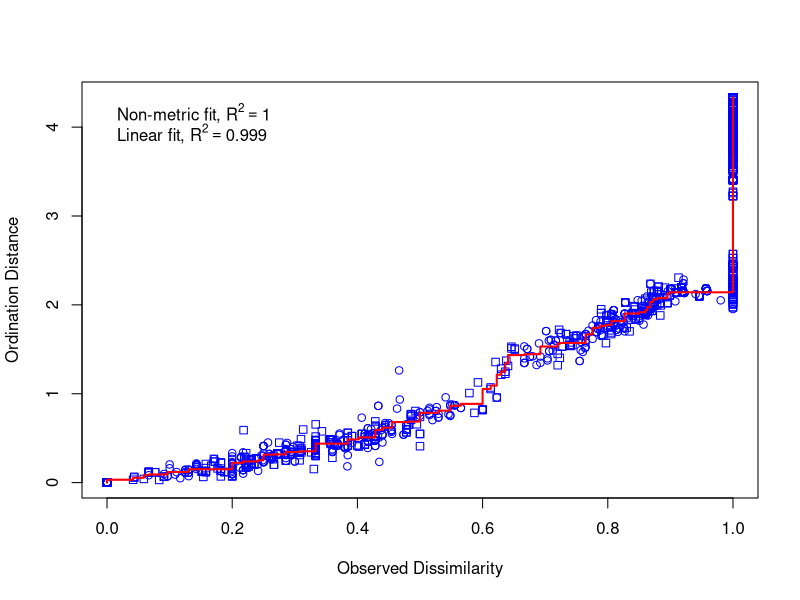
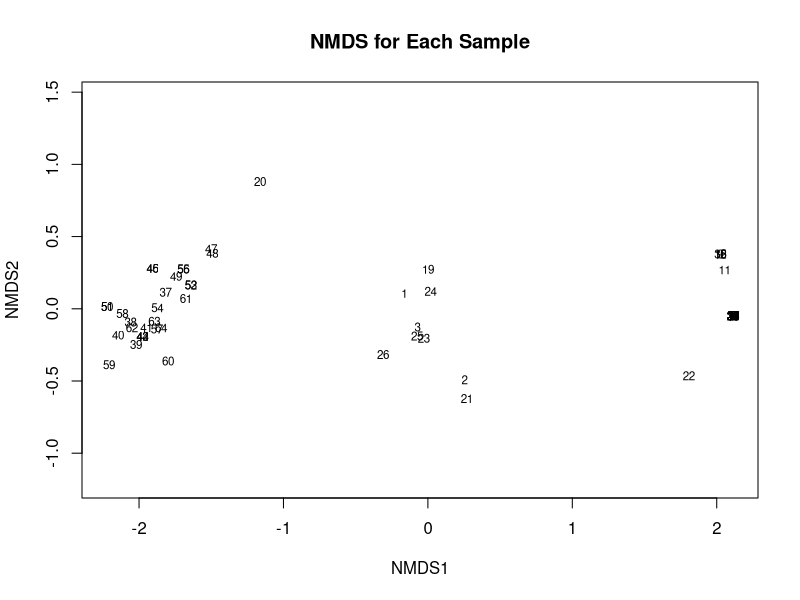
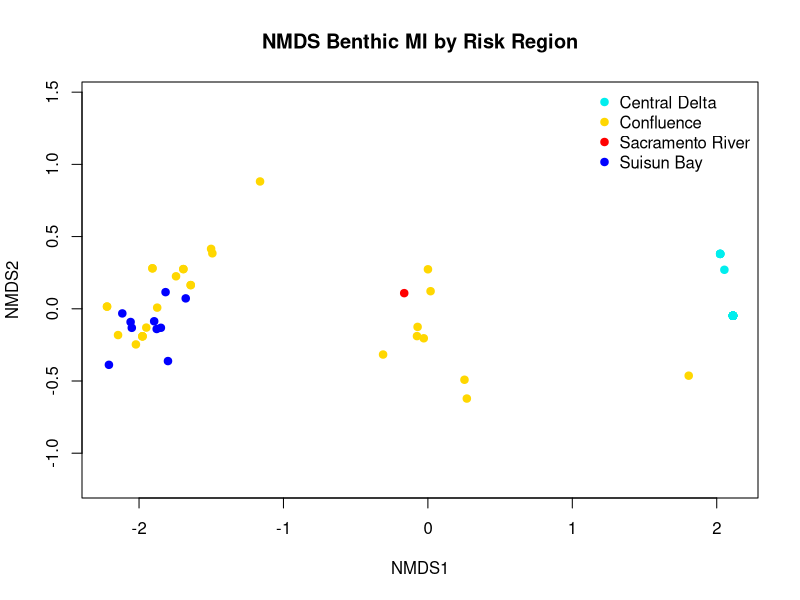
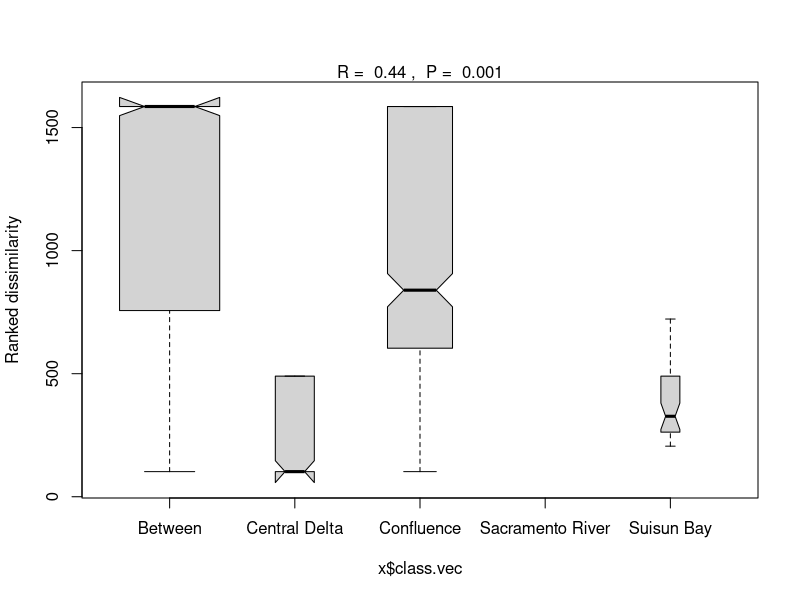
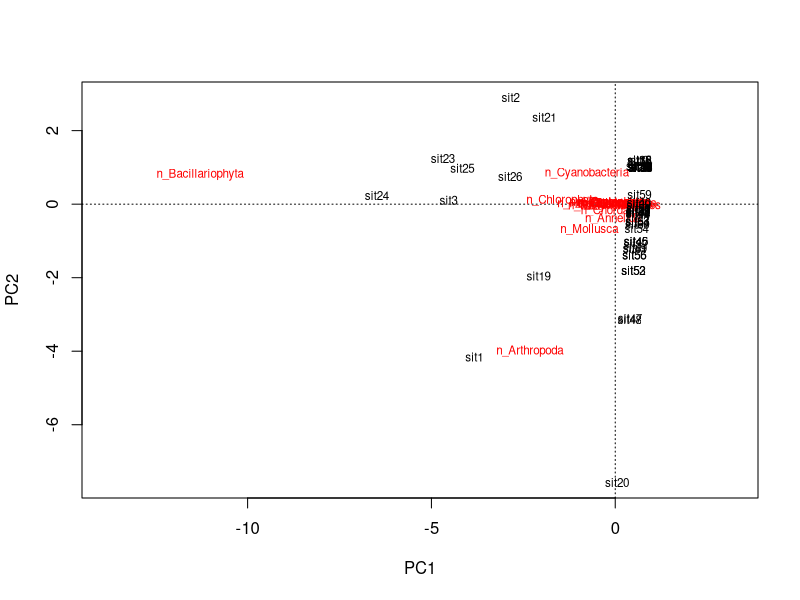
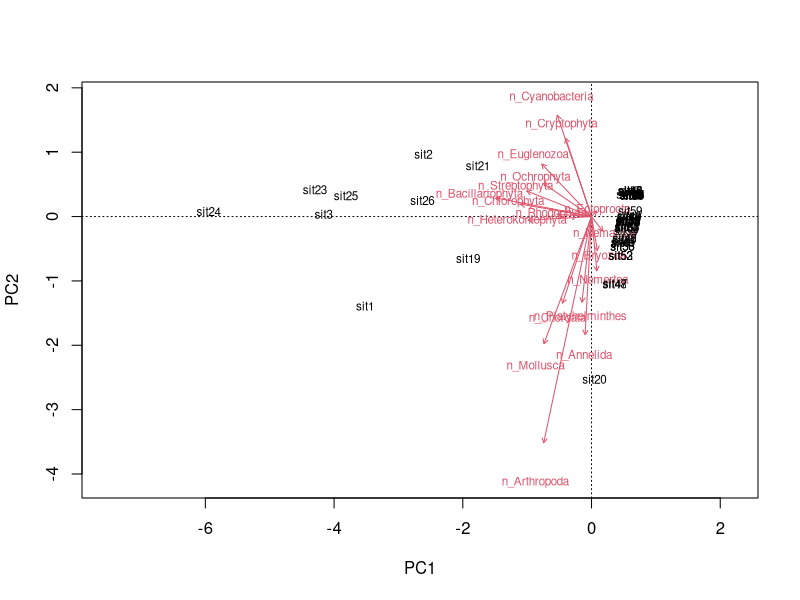
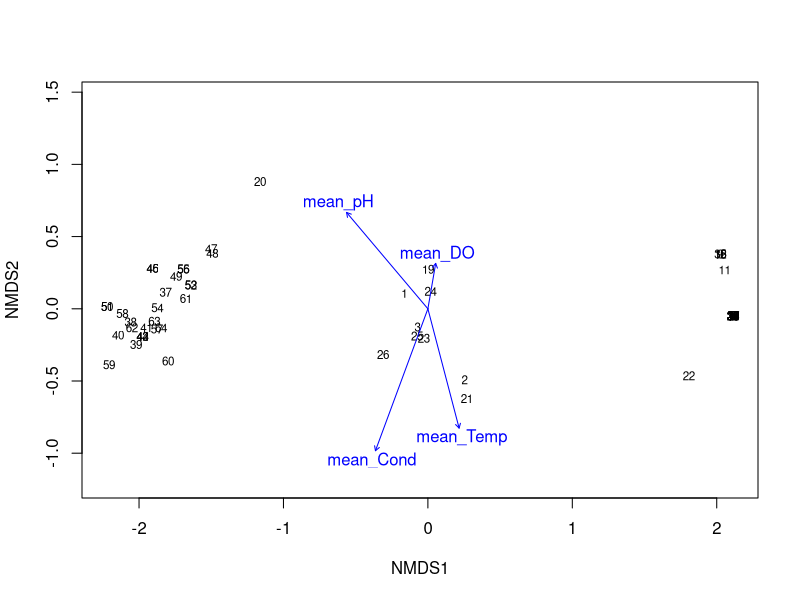
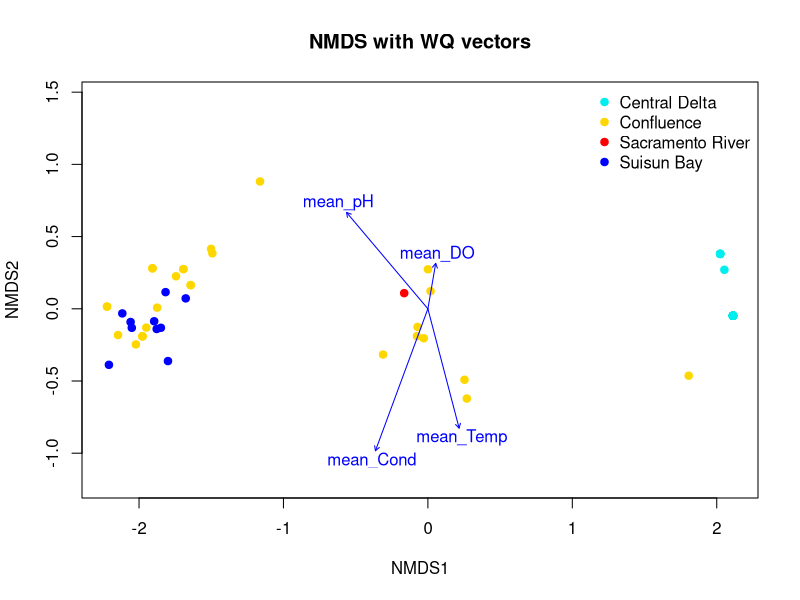

Recreate these plots in R, in order.
## ---- chunk 1
knitr::opts_chunk$set(echo = TRUE)
## ---- chunk 2

library(tidyverse)
library(sf)
library(here)
library(readxl)
library(vegan)

#Load in combined benthic sampling and water quality data
com.dates <- read.csv("data/ceden_benthic_WQ.csv")
## ---- chunk 3
#Create dataframe with selected variables

ceden.sel <- com.dates %>%
  select(StationCode, SampleDate, Subregion.x, n_taxa, n_E,
         n_P, n_T, n_O, n_D, n_Arthropoda, n_Annelida, 
         n_Nematoda, n_Ectoprocta, n_Bacillariophyta,
         n_Cryptophyta, n_Heterokontophyta, n_Ochrophyta,
         n_Coelenterata, n_Nemertea, n_Mollusca, n_Platyhelminthes,
         n_Bryozoa, n_Cyanobacteria, n_Chlorophyta, n_Euglenozoa,
         n_Streptophyta, n_Rhodophyta, n_Chordata, EPT_taxa, EPT_index,
         ETO_taxa, ETO_index,
         
         mean_Alk, mean_DO, mean_pH, mean_Sal, mean_Secc, mean_Cond,
         mean_Temp, mean_Turb, mean_Vel
         
         )

#Set subregion as a factor
ceden.sel$Subregion.x <- as.factor(ceden.sel$Subregion.x)

### Create dataframe with just taxa counts for by Phylums
taxa <- ceden.sel %>%
  select(StationCode, SampleDate, Subregion.x, n_Arthropoda, n_Annelida, 
         n_Nematoda, n_Ectoprocta, n_Bacillariophyta,
         n_Cryptophyta, n_Heterokontophyta, n_Ochrophyta,
         n_Coelenterata, n_Nemertea, n_Mollusca, n_Platyhelminthes,
         n_Bryozoa, n_Cyanobacteria, n_Chlorophyta, n_Euglenozoa,
         n_Streptophyta, n_Rhodophyta, n_Chordata)

## WQ Data, create new dataframe with only the variables that have enough data to be included
env <- ceden.sel %>%
  select(StationCode, SampleDate, Subregion.x, mean_DO, mean_pH, mean_Cond, mean_Temp,)

## ---- chunk 4

v.dist <- vegdist(taxa[4:22])

nmds <- metaMDS(v.dist)
nmds

stressplot(nmds, v.dist)

plot(nmds, type = "t", main = "NMDS for Each Sample")

colvec <- c("cyan2", "gold", "red", "blue")
plot(nmds, type = "n", main = "NMDS Benthic MI by Risk Region")
with(taxa, points(nmds, display = "sites", col = colvec[Subregion.x],
                  pch = 21, bg = colvec[Subregion.x]))
with(taxa, legend("topright", legend = levels(Subregion.x), bty = "n", col = colvec, pch = 21, pt.bg = colvec))

## ---- chunk 5
est <- as.factor(taxa$Subregion.x)
results <- (anosim(v.dist, grouping = est))
summary(results)
plot(results, ylab = "Ranked dissimilarity")
## ---- chunk 6
vare.pca <- rda(taxa[4:22])
vare.pca

plot(vare.pca)

biplot(vare.pca, scaling = -1)

## ---- chunk 7


env <- as.data.frame(env)

ef <- envfit(nmds, env[4:7], na.rm = TRUE, permutations = 999)
ef

scores(ef, "vectors")

plot(nmds, type = "t", scale = -1)
plot(ef, scale = -1)

plot(nmds, type = "n", main = "NMDS with WQ vectors", scale = -1)
with(taxa, points(nmds, display = "sites", col = colvec[Subregion.x],
                  pch = 21, bg = colvec[Subregion.x]))
with(taxa, legend("topright", legend = levels(Subregion.x), bty = "n", col = colvec, pch = 21, pt.bg = colvec))
plot(ef, scale = -1)
